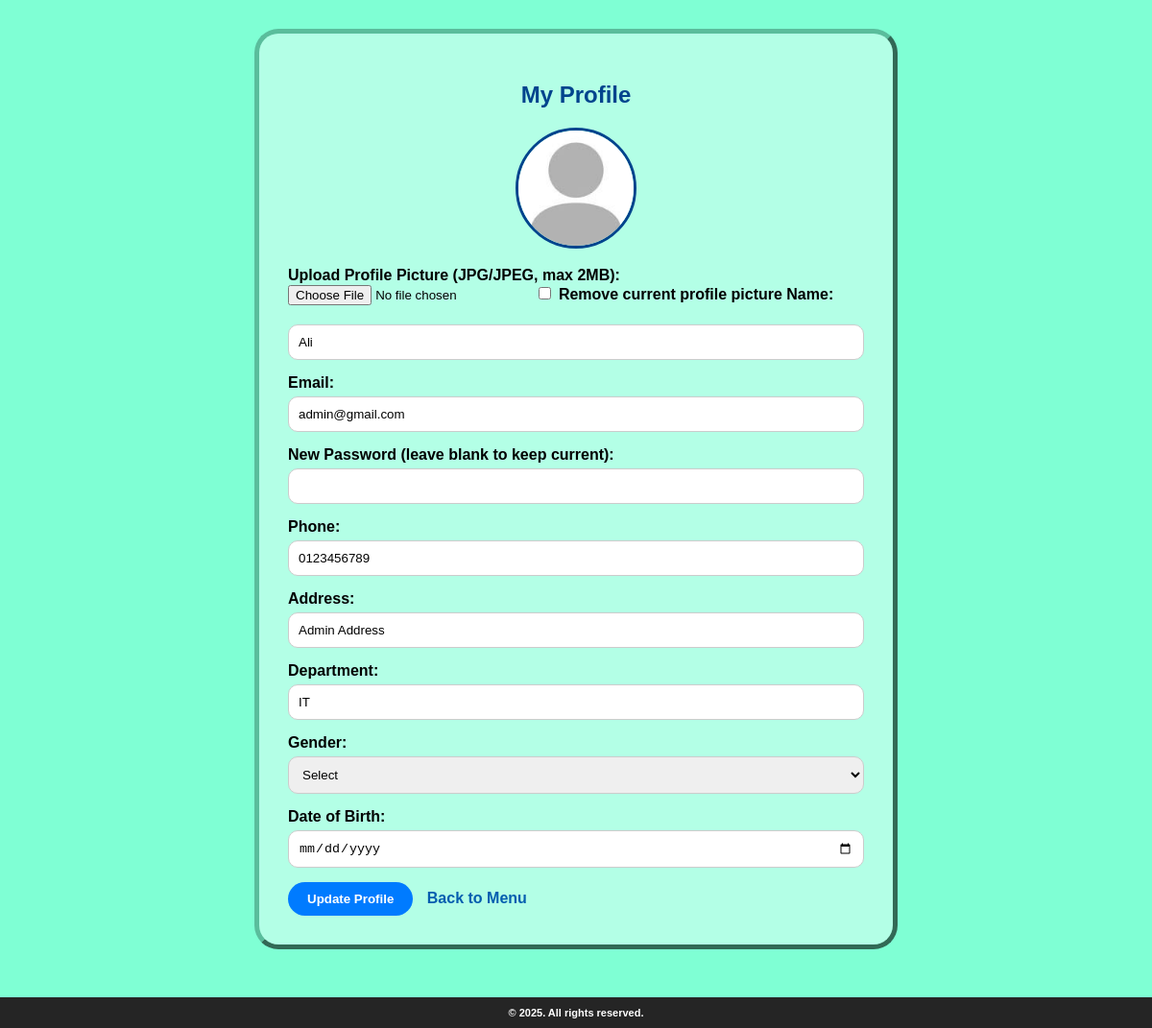
The app's page /profile.php (signed in) with its own data.
### tables this page shows
CREATE TABLE `users` (
  `id` int(11) NOT NULL,
  `username` varchar(50) NOT NULL,
  `password` varchar(255) NOT NULL,
  `name` varchar(100) DEFAULT NULL,
  `email` varchar(100) DEFAULT NULL,
  `role` enum('admin','manager','staff') NOT NULL
);

CREATE TABLE `user_profiles` (
  `user_id` int(11) NOT NULL,
  `phone` varchar(20) DEFAULT NULL,
  `address` varchar(255) DEFAULT NULL,
  `department` varchar(100) DEFAULT NULL,
  `profile_picture` varchar(255) DEFAULT NULL,
  `gender` enum('male','female') DEFAULT NULL,
  `date_of_birth` date DEFAULT NULL
);

### profile.php (the view, shortened to what this page needs)
<?php
require_once('config.php');
$user_id = $_SESSION['user_id'];
$user_result = $conn->query("SELECT * FROM users WHERE id = $user_id");
$user = $user_result->fetch_assoc();
$profile_result = $conn->query("SELECT * FROM user_profiles WHERE user_id = $user_id");
$profile = $profile_result->fetch_assoc();
?>
<!DOCTYPE html>
<html lang="en">
<head>
    <link rel="stylesheet" href="style.css">
</head>
<body>
<div class="profileContainer">
    <h2>My Profile</h2>
    <form method="POST" enctype="multipart/form-data">
        <div class="profile-pic">
            <?php
            if (!empty($profile['profile_picture']) && file_exists($profile['profile_picture'])) {
                echo '<img src="' . $profile['profile_picture'] . '" alt="Profile Picture">';
            } else {
                echo '<img src="./assets/test.jpg" alt="Default Picture">';
            }
            ?>
        </div>
        <label>Upload Profile Picture (JPG/JPEG, max 2MB):</label>
        <input type="file" name="profile_picture">
        <label><input type="checkbox" name="remove_picture" value="1"> Remove current profile picture</label>
        <label>Name:</label>
        <input type="text" name="name" value="<?php echo $user['name']; ?>" required>
        <label>Email:</label>
        <input type="email" name="email" value="<?php echo $user['email']; ?>" required>
        <label>New Password (leave blank to keep current):</label>
        <input type="password" name="password">
        <label>Phone:</label>
        <input type="text" name="phone" value="<?php echo $profile['phone']; ?>">
        <label>Address:</label>
        <input type="text" name="address" value="<?php echo $profile['address']; ?>">
        <label>Department:</label>
        <input type="text" name="department" value="<?php echo $profile['department']; ?>">
        <label>Gender:</label>
        <select name="gender">
            <option value="">Select</option>
        </select>
        <label>Date of Birth:</label>
        <input type="date" name="date_of_birth" value="<?php echo $profile['date_of_birth']; ?>">
        <button type="submit">Update Profile</button>
        <a href="profile.php?log=back_to_menu">Back to Menu</a>
    </form>
</div>
<div class="footer">
    <span class="copyright">© 2025. All rights reserved.</span>
</div>
</body>
</html>

### style.css (style rules this page uses)
html, body { height: 100%; margin: 0; padding: 0; display: flex; flex-direction: column; font-family: Arial, sans-serif; }
body { background-color: aquamarine; }
.footer { background-color: rgb(37, 37, 37); font-size: 11px; text-align: center; padding: 10px; font-weight: bolder; color: white; margin-top: 20px; }

### profile.php (style rules this page uses)
.profileContainer { max-width: 600px; margin: 30px auto; padding: 30px; background-color: rgb(179, 255, 230); border-radius: 25px; border: 5px outset; border-top-color: rgb(90, 189, 156); border-left-color: rgb(90, 189, 156); border-right-color: rgb(90, 189, 156); border-bottom-color: rgb(90, 189, 156); font-family: Arial, sans-serif; }
.profileContainer h2 { text-align: center; color: #00448d; font-weight: 900; }
form label { font-weight: bold; }
form input[type="text"], form input[type="email"], form input[type="password"], form input[type="date"], form select { width: 100%; padding: 10px; margin-top: 5px; margin-bottom: 15px; border-radius: 10px; border: 1px solid #ccc; box-sizing: border-box; }
form input[type="file"] { margin-bottom: 15px; }
button { padding: 10px 20px; background: #007bff; color: white; border: none; cursor: pointer; font-weight: bold; border-radius: 25px; }
a { margin-left: 10px; font-weight: bold; text-decoration: none; color: #035daf; }
.profile-pic { text-align: center; margin-bottom: 15px; }
.profile-pic img { width: 120px; height: 120px; border-radius: 50%; object-fit: cover; border: 3px solid #00448d; }

### records on screen
users: name "Ali", email "admin@gmail.com"
user_profiles: phone "0123456789", address "Admin Address", department "IT"
